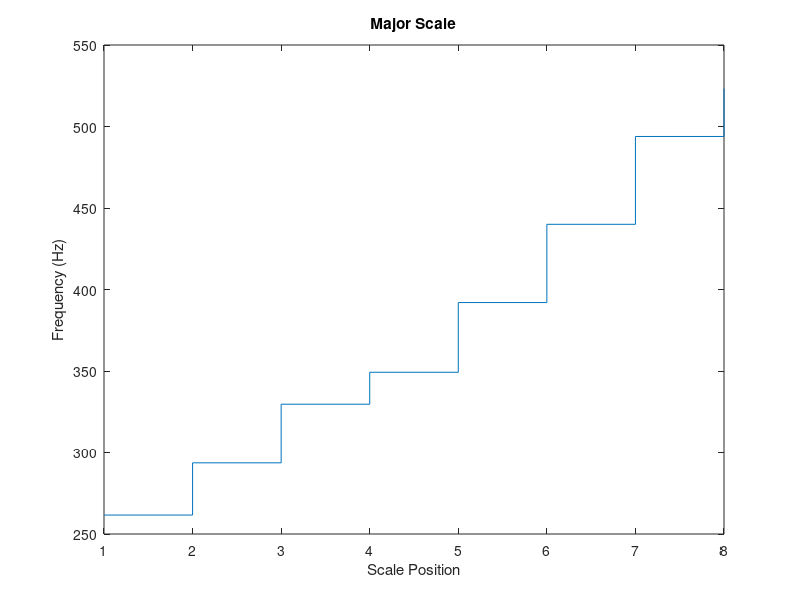
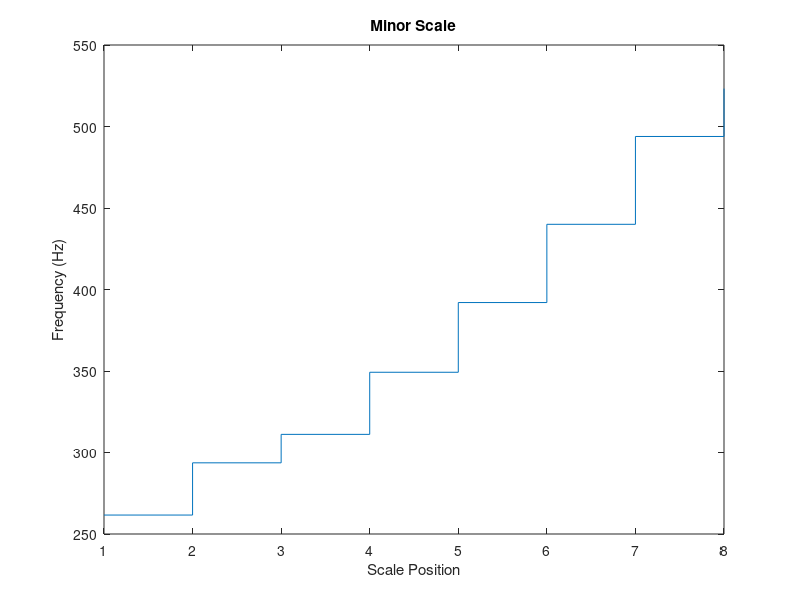

Write MATLAB code to recreate these figures, in order.
%% Exercise 1.5.
% Using (1.1), compute the center frequencies for all notes of the C-major
% scale C4, D4, E4, F4, G4, A4, B4, C5 and for all notes of the C-minor
% scale C4, D4, Eb4, F4, G4, Ab4, Bb4, C5 (see also Figure 1.5).

%%% Define center frequency for pitch A4 to be 440 Hz.
freq_A4 = 440;
freq_pitch = @(p) freq_A4 * 2.^((p-69)/12);
disp(freq_pitch(69));

%%% Major Scale
% Defining a template for a major scale as an anonymous function.
template_scale_major = @(start) start + [0, 2, 4, 5, 7, 9, 11, 12];

% Calling the function with C4 as starting note.
scale_c_maj = freq_pitch(template_scale_major(60));
disp(scale_c_maj);
stairs(scale_c_maj);
title('Major Scale')
xlabel('Scale Position')
ylabel('Frequency (Hz)')


%%% Minor Scale
% Defining a template for a minor scale as an anonymous function.
template_scale_minor = @(start) start + [0, 2, 3, 5, 7, 9, 11, 12];

% Calling the function with C4 as starting note.
scale_c_min = freq_pitch(template_scale_minor(60));
disp(scale_c_min);
figure;
stairs(scale_c_min);
title('Minor Scale')
xlabel('Scale Position')
ylabel('Frequency (Hz)')
